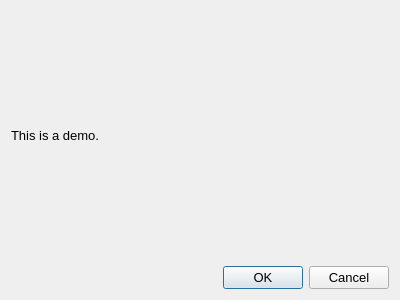
<?xml version="1.0" encoding="UTF-8"?>
<ui version="4.0">
 <class>DemoDialog</class>
 <widget class="QDialog" name="DemoDialog">
  <property name="geometry">
   <rect>
    <x>0</x>
    <y>0</y>
    <width>400</width>
    <height>300</height>
   </rect>
  </property>
  <property name="font">
   <font>
    <family>Arial</family>
    <pointsize>10</pointsize>
   </font>
  </property>
  <property name="windowTitle">
   <string>Dialog</string>
  </property>
  <layout class="QGridLayout" name="gridLayout_2">
   <item row="0" column="0">
    <layout class="QGridLayout" name="gridLayout">
     <item row="0" column="0">
      <widget class="QLabel" name="label">
       <property name="text">
        <string>This is a demo.</string>
       </property>
      </widget>
     </item>
    </layout>
   </item>
   <item row="1" column="0">
    <widget class="QDialogButtonBox" name="buttonBox">
     <property name="orientation">
      <enum>Qt::Horizontal</enum>
     </property>
     <property name="standardButtons">
      <set>QDialogButtonBox::Cancel|QDialogButtonBox::Ok</set>
     </property>
    </widget>
   </item>
  </layout>
 </widget>
 <resources/>
 <connections>
  <connection>
   <sender>buttonBox</sender>
   <signal>accepted()</signal>
   <receiver>DemoDialog</receiver>
   <slot>accept()</slot>
   <hints>
    <hint type="sourcelabel">
     <x>248</x>
     <y>254</y>
    </hint>
    <hint type="destinationlabel">
     <x>157</x>
     <y>274</y>
    </hint>
   </hints>
  </connection>
  <connection>
   <sender>buttonBox</sender>
   <signal>rejected()</signal>
   <receiver>DemoDialog</receiver>
   <slot>reject()</slot>
   <hints>
    <hint type="sourcelabel">
     <x>316</x>
     <y>260</y>
    </hint>
    <hint type="destinationlabel">
     <x>286</x>
     <y>274</y>
    </hint>
   </hints>
  </connection>
 </connections>
</ui>
